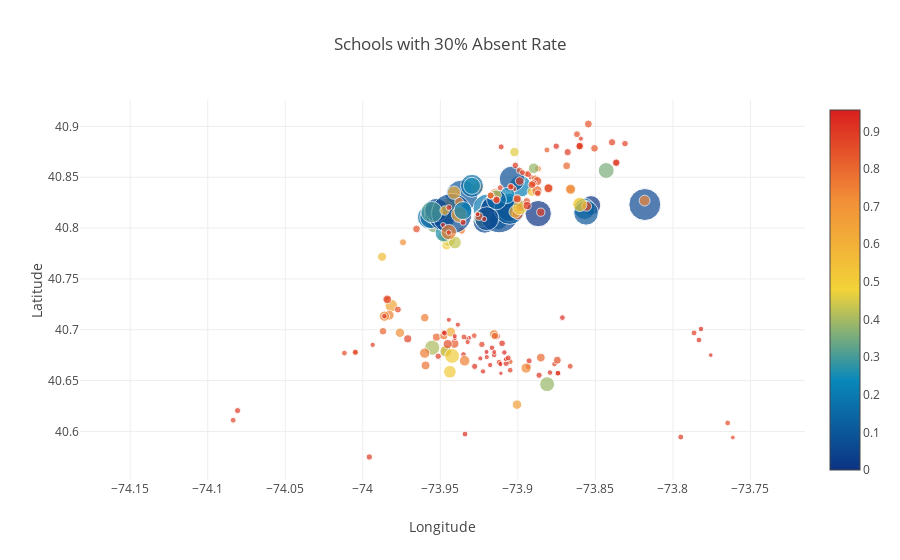

Notebook code for this chart:
### Markdown cell above
Shools with 30% Absent Rate
The schools with 30% absent rate are more clumped in the Central and Upper regions of New York.

### Code cell
data = [
    {
        'x': absent_30["Longitude"],
        'y': absent_30["Latitude"],
        'text': absent_30["School Name"],
        'mode': 'markers',
        'marker': {
            'color': df["Economic Need Index"],
            'size': df["School Income Estimate"]/4500,
            'showscale': True,
            'colorscale':'Portland'
        }
    }
]

layout= go.Layout(
    title= 'Schools with 30% Absent Rate',
    xaxis= dict(
        title= 'Longitude'
    ),
    yaxis=dict(
        title='Latitude'
    )
)
fig = go.Figure(data=data, layout=layout)
iplot(fig, filename='scatter_hover_labels')

### Figure 1 — Plotly figure (JSON) as saved in the notebook; plotly's stock layout.template omitted (floating-point values rounded to 4 significant figures; data arrays with more than 128 entries replaced by an {"elided": "..."} marker saying what was removed)
{"data": [{"marker": {"color": {"elided": "1272 float values"}, "colorscale": "Portland", "showscale": true, "size": {"elided": "1272 float values"}}, "mode": "markers", "text": {"elided": "330 str values"}, "type": "scatter", "uid": "4b4c4ef4-da43-4f6d-94c0-7e7edf942f83", "x": {"elided": "330 float values"}, "y": {"elided": "330 float values"}}], "layout": {"title": {"text": "Schools with 30% Absent Rate"}, "xaxis": {"title": {"text": "Longitude"}}, "yaxis": {"title": {"text": "Latitude"}}}}
